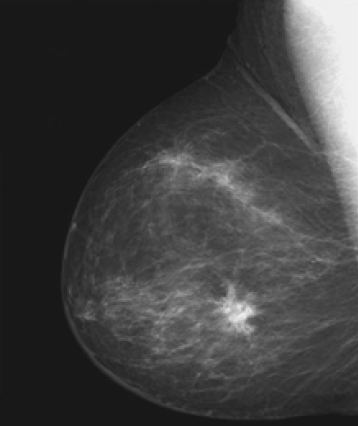
%> input picture Lab4/img4_b.bmp, 358 x 426 px
$ octave Lab4_2.m   (GNU Octave 9; MATLAB toolbox functions it lacks are replaced by stand-ins)
%> lines starting %> are read from the running program, lines starting %| are printed output that depends on the picture

a = imread('img4_b.bmp');
%> a is the input picture: size 426x358x3 uint8; min 22, max 243, mean 63.2
ab = 255 - a;
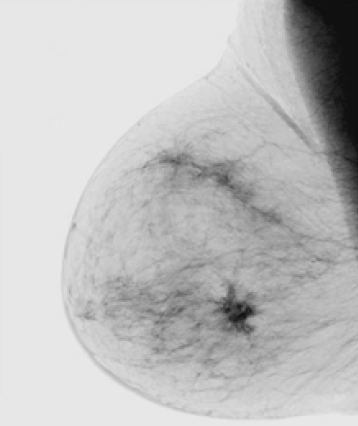
%> ab: size 426x358x3 uint8; min 12, max 233, mean 191.8
figure, imshow([a,ab])
%> after `imshow([a,ab])`:
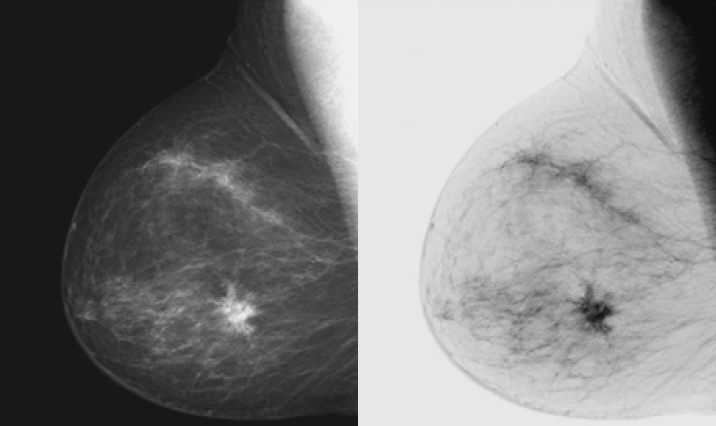
%> displayed picture: size 426x716x3, on the screen's scale of 0 to 255; min 12, max 243, mean 127.5


m = imread('img4_b.bmp');
for row = 1:size(m,1)
    for col = 1:size(m,2)
        mn(row,col,:) = 255-m(row,col,:);
    end
end
figure, imshow([m,mn])
